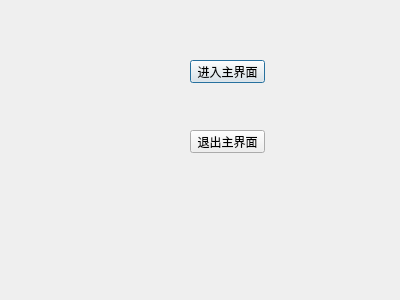
<?xml version="1.0" encoding="UTF-8"?>
<ui version="4.0">
 <class>MyDialog</class>
 <widget class="QDialog" name="MyDialog">
  <property name="geometry">
   <rect>
    <x>0</x>
    <y>0</y>
    <width>400</width>
    <height>300</height>
   </rect>
  </property>
  <property name="windowTitle">
   <string>Dialog</string>
  </property>
  <widget class="QPushButton" name="pushButton">
   <property name="geometry">
    <rect>
     <x>190</x>
     <y>60</y>
     <width>75</width>
     <height>23</height>
    </rect>
   </property>
   <property name="text">
    <string>进入主界面</string>
   </property>
  </widget>
  <widget class="QPushButton" name="pushButton_2">
   <property name="geometry">
    <rect>
     <x>190</x>
     <y>130</y>
     <width>75</width>
     <height>23</height>
    </rect>
   </property>
   <property name="text">
    <string>退出主界面</string>
   </property>
  </widget>
 </widget>
 <resources/>
 <connections>
  <connection>
   <sender>pushButton_2</sender>
   <signal>clicked()</signal>
   <receiver>MyDialog</receiver>
   <slot>close()</slot>
   <hints>
    <hint type="sourcelabel">
     <x>209</x>
     <y>144</y>
    </hint>
    <hint type="destinationlabel">
     <x>47</x>
     <y>103</y>
    </hint>
   </hints>
  </connection>
 </connections>
</ui>
